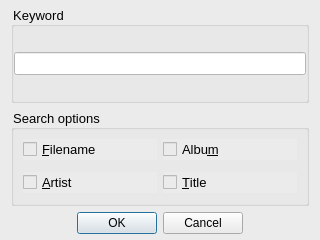
<?xml version="1.0" encoding="UTF-8"?>
<ui version="4.0">
 <class>TP_FileSearchDialog</class>
 <widget class="QDialog" name="TP_FileSearchDialog">
  <property name="geometry">
   <rect>
    <x>0</x>
    <y>0</y>
    <width>320</width>
    <height>240</height>
   </rect>
  </property>
  <property name="sizePolicy">
   <sizepolicy hsizetype="Fixed" vsizetype="Fixed">
    <horstretch>0</horstretch>
    <verstretch>0</verstretch>
   </sizepolicy>
  </property>
  <property name="minimumSize">
   <size>
    <width>320</width>
    <height>240</height>
   </size>
  </property>
  <property name="maximumSize">
   <size>
    <width>320</width>
    <height>240</height>
   </size>
  </property>
  <property name="windowTitle">
   <string>Find</string>
  </property>
  <property name="styleSheet">
   <string notr="true">background-color: rgb(235, 235, 235);</string>
  </property>
  <layout class="QVBoxLayout" name="verticalLayout">
   <property name="topMargin">
    <number>6</number>
   </property>
   <property name="bottomMargin">
    <number>6</number>
   </property>
   <item>
    <widget class="QGroupBox" name="groupBox_Keyword">
     <property name="font">
      <font>
       <pointsize>10</pointsize>
      </font>
     </property>
     <property name="title">
      <string>Keyword</string>
     </property>
     <property name="flat">
      <bool>true</bool>
     </property>
     <layout class="QVBoxLayout" name="verticalLayout_2">
      <property name="leftMargin">
       <number>0</number>
      </property>
      <property name="topMargin">
       <number>0</number>
      </property>
      <property name="rightMargin">
       <number>0</number>
      </property>
      <property name="bottomMargin">
       <number>0</number>
      </property>
      <item>
       <widget class="QLineEdit" name="lineEdit">
        <property name="font">
         <font>
          <pointsize>10</pointsize>
         </font>
        </property>
        <property name="styleSheet">
         <string notr="true">background-color: white</string>
        </property>
       </widget>
      </item>
     </layout>
    </widget>
   </item>
   <item>
    <widget class="QGroupBox" name="groupBox_searchOptions">
     <property name="font">
      <font>
       <pointsize>10</pointsize>
      </font>
     </property>
     <property name="title">
      <string>Search options</string>
     </property>
     <property name="flat">
      <bool>true</bool>
     </property>
     <layout class="QGridLayout" name="gridLayout">
      <property name="topMargin">
       <number>3</number>
      </property>
      <property name="bottomMargin">
       <number>3</number>
      </property>
      <item row="0" column="0">
       <widget class="QCheckBox" name="checkBox_Filename">
        <property name="font">
         <font>
          <pointsize>10</pointsize>
         </font>
        </property>
        <property name="text">
         <string>&amp;Filename</string>
        </property>
       </widget>
      </item>
      <item row="0" column="1">
       <widget class="QCheckBox" name="checkBox_Album">
        <property name="font">
         <font>
          <pointsize>10</pointsize>
         </font>
        </property>
        <property name="text">
         <string>Albu&amp;m</string>
        </property>
       </widget>
      </item>
      <item row="1" column="0">
       <widget class="QCheckBox" name="checkBox_Artist">
        <property name="font">
         <font>
          <pointsize>10</pointsize>
         </font>
        </property>
        <property name="text">
         <string>&amp;Artist</string>
        </property>
       </widget>
      </item>
      <item row="1" column="1">
       <widget class="QCheckBox" name="checkBox_Title">
        <property name="font">
         <font>
          <pointsize>10</pointsize>
         </font>
        </property>
        <property name="text">
         <string>&amp;Title</string>
        </property>
       </widget>
      </item>
     </layout>
    </widget>
   </item>
   <item>
    <widget class="QDialogButtonBox" name="buttonBox">
     <property name="orientation">
      <enum>Qt::Horizontal</enum>
     </property>
     <property name="standardButtons">
      <set>QDialogButtonBox::Cancel|QDialogButtonBox::Ok</set>
     </property>
     <property name="centerButtons">
      <bool>true</bool>
     </property>
    </widget>
   </item>
  </layout>
 </widget>
 <resources/>
 <connections>
  <connection>
   <sender>buttonBox</sender>
   <signal>accepted()</signal>
   <receiver>TP_FileSearchDialog</receiver>
   <slot>accept()</slot>
   <hints>
    <hint type="sourcelabel">
     <x>248</x>
     <y>254</y>
    </hint>
    <hint type="destinationlabel">
     <x>157</x>
     <y>274</y>
    </hint>
   </hints>
  </connection>
  <connection>
   <sender>buttonBox</sender>
   <signal>rejected()</signal>
   <receiver>TP_FileSearchDialog</receiver>
   <slot>reject()</slot>
   <hints>
    <hint type="sourcelabel">
     <x>316</x>
     <y>260</y>
    </hint>
    <hint type="destinationlabel">
     <x>286</x>
     <y>274</y>
    </hint>
   </hints>
  </connection>
 </connections>
</ui>
